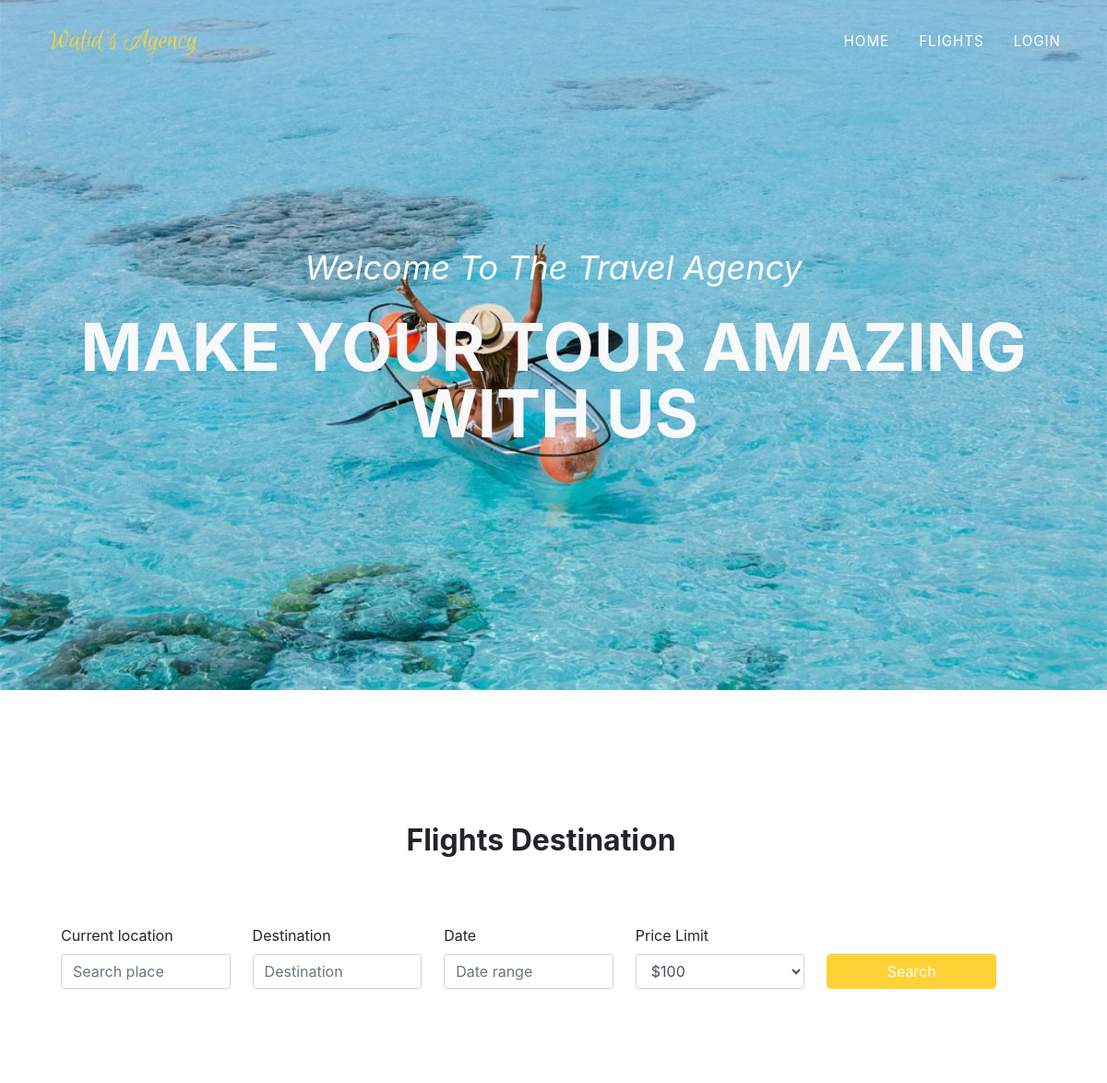
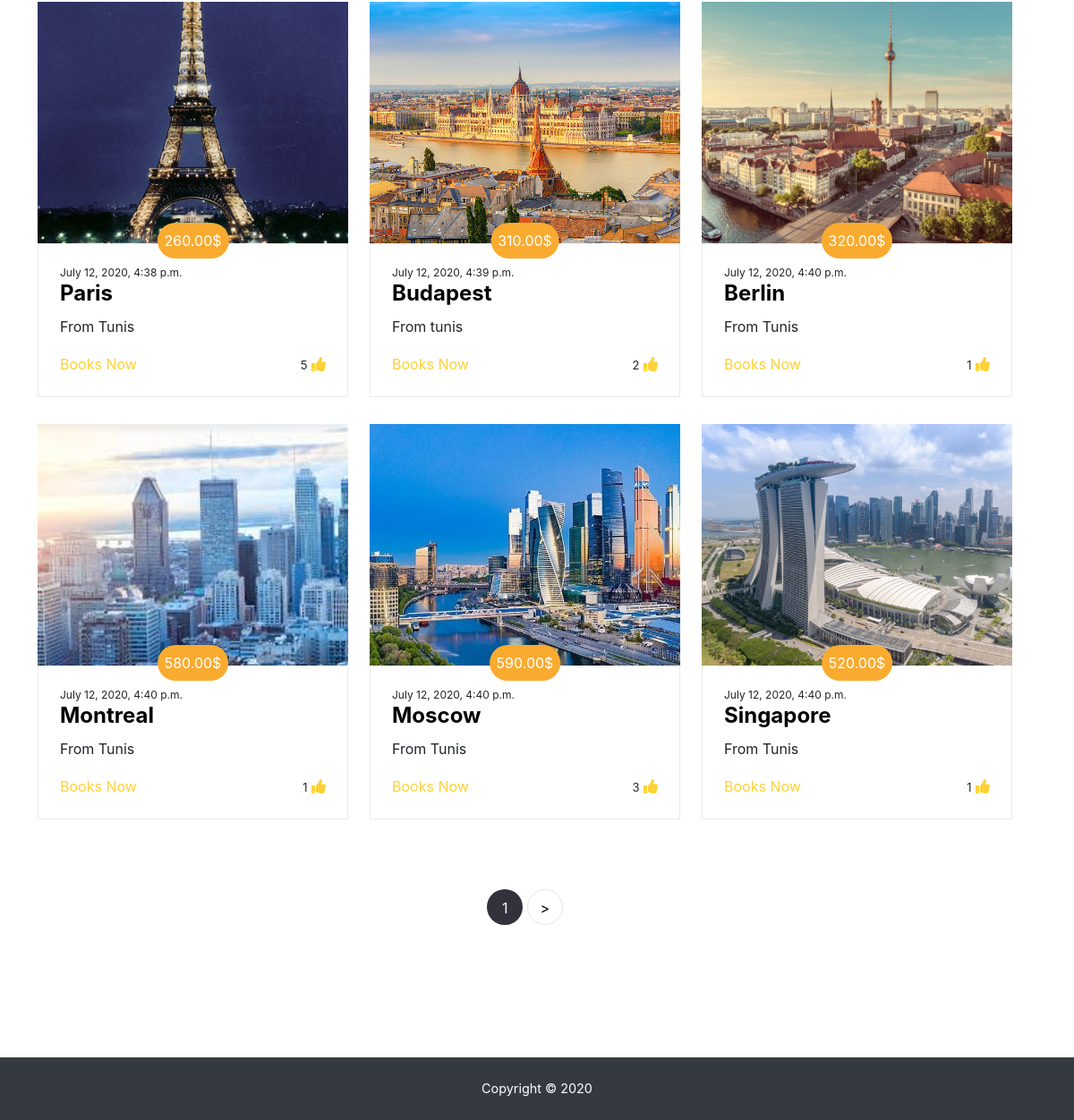
The page /Home/Flights on the database its author committed (2 pictures, top to bottom).
### Flights/models.py (models this page shows, shortened)
class Flight(models.Model):
    Departure = models.CharField(max_length=20)
    Arrival = models.CharField(max_length=20)
    FlightDate = models.DateTimeField()
    Price = models.DecimalField(max_digits=7, decimal_places=2)
    image = models.ImageField(default='default.jpg', upload_to='destination_pics')
    created = models.DateTimeField(auto_now_add=True)
    likes = models.ManyToManyField(User, blank=True)

### Flights/views.py (the view)
# urls.py: url('Flights', views.Flights_View, name='Flights'),
def Flights_View(request):
    Flights = Flight.objects.all()
    paginator = Paginator(Flights, 6)
    page_number = request.GET.get('page')
    if (page_number == None):
        page_obj =paginator.get_page(1)
    else:
        page_obj = paginator.get_page(page_number)
    return render(request,'Flight/Flights.html',{'Flights_pg':page_obj})

### Flights/templates/Flight/Flights.html (shortened to what this page needs)
{% extends "base.html" %}
{% block content %}
<section>
  <div class="container">
      <div class="row justify-content-center pb-4">
    <div class="col-md-12 heading-section text-center">
      <h2 class="mb-4">Flights Destination</h2>
    </div>
  </div>
  <div class="row">
    <div class="col-md-12 mb-5">
        <div class="search-wrap-1 search-wrap-notop ftco-animate p-4">
        <form method="post" action="{% url 'Home:Flightsfilter'%}?page=1" class="search-property-1" id="filter_form">
        <div class="row">
            <div class="col-lg align-items-end">
                <div class="form-group">
                    <label for="#">Current location</label>
                  <div class="form-field">
                <input type="text" class="form-control" placeholder="Search place" name="current_place" required>
              </div>
          </div>
            </div>
            <div class="col-lg align-items-end">
                <div class="form-group">
                    <label for="#">Destination</label>
                    <div class="form-field">
                <input type="text" class="form-control checkin_date" placeholder="Destination" name="destination">
              </div>
          </div>
            </div>
            <div class="col-lg align-items-end">
                <div class="form-group">
                    <label for="#">Date</label>
                    <div class="form-field">
                <input type="text" class="form-control checkout_date" placeholder="Date range" name="daterange" value="" required>
              </div>
          </div>
            </div>
            <div class="col-lg align-items-end">
                <div class="form-group">
                    <label for="#">Price Limit</label>
                    <div class="form-field">
                      <div class="select-wrap">
              <select name="price_range" id="prange" class="form-control">
                <option value="100">$100</option>
              </select>
            </div>
              </div>
          </div>
            </div>
            <div class="col-lg align-self-end">
                <div class="form-group">
                    <div class="form-field">
                <input type="submit" value="Search" class="form-control btn btn-primary">
              </div>
          </div>
            </div>
        </div>
    </form>
</div>
    </div>
  </div>
    <div class="row justify-content-center" id="flights_data">
      {% for flight in Flights_pg %}
        <div class="col-md-4">
            <div class="project-wrap">
                <a href="#" class="img" style="background-size: cover;
                background-repeat: no-repeat;background-position: 50% 50%;background-image: url(./media/{{ flight.image }});"></a>
                <div class="text p-4">
                    <span class="price">{{ flight.Price }}$</span>
                    <span class="days">{{ flight.FlightDate }}</span>
                    <h3><a href="#">{{ flight.Arrival }}</a></h3>
                    <p class="location"> From {{ flight.Departure }}</p>
                    <div class="d-flex justify-content-between" id="heart_div">
                        {% if user.is_authenticated %}
                        <div>
                        <a href="#">Books Now</a>
                        </div>
                        <div class="flight{{flight.pk}}">
                        <span>{{flight.likes.all.count}}</span>
                        {% if user in flight.likes.all %}
                        <a href="" id="flightid={{flight.id}}" onclick="dislike(document.getElementById(this.id).parentNode);return false;"><i class="fas fa-heart"></i></a>
                        {% else %}
                        <a href="" id="flightid={{flight.id}}" onclick="like(document.getElementById(this.id).parentNode);return false;"><i class="far fa-heart"></i></a>
                        {% endif %}
                        </div>
                        {% else %}
                        <a href="#" data-toggle="modal" data-target="#loginModal">Books Now</a>
                        <div>
                        <span>{{flight.likes.all.count}}</span>&nbsp;<a href="#" data-toggle="modal" data-target="#loginModal"><i class="fa fa-thumbs-up" aria-hidden="true"></i></a>
                        </div>
                        {% endif %}
                    </div>
                </div>
            </div>
        </div>
        {% endfor %}
    </div>
  <div class="row mt-5" id="pagination_div">
    <div class="col text-center">
      <div class="block-27">
        <ul>
          <li class="active"><span>{{ Flights_pg.number }}</span></li>
          {% if Flights_pg.has_next %}
          <li><a href="?page={{ Flights_pg.next_page_number }}">&gt;</a></li>
          {% endif %}
        </ul>
      </div>
    </div>
  </div>
  </div>
</section>
{% endblock %}

### rows shown on the page
Flight: image (picture), Price "260.00", FlightDate "July 12, 2020, 4:38 p.m.", Arrival "Paris", Departure "Tunis", likes.all.count "5"
Flight: image (picture), Price "310.00", FlightDate "July 12, 2020, 4:39 p.m.", Arrival "Budapest", Departure "tunis", likes.all.count "2"
Flight: image (picture), Price "320.00", FlightDate "July 12, 2020, 4:40 p.m.", Arrival "Berlin", Departure "Tunis", likes.all.count "1"
Flight: image (picture), Price "580.00", FlightDate "July 12, 2020, 4:40 p.m.", Arrival "Montreal", Departure "Tunis", likes.all.count "1"
Flight: image (picture), Price "590.00", FlightDate "July 12, 2020, 4:40 p.m.", Arrival "Moscow", Departure "Tunis", likes.all.count "3"
Flight: image (picture), Price "520.00", FlightDate "July 12, 2020, 4:40 p.m.", Arrival "Singapore", Departure "Tunis", likes.all.count "1"

### other values the page prints
{{ Flights_pg.number }} "1"
